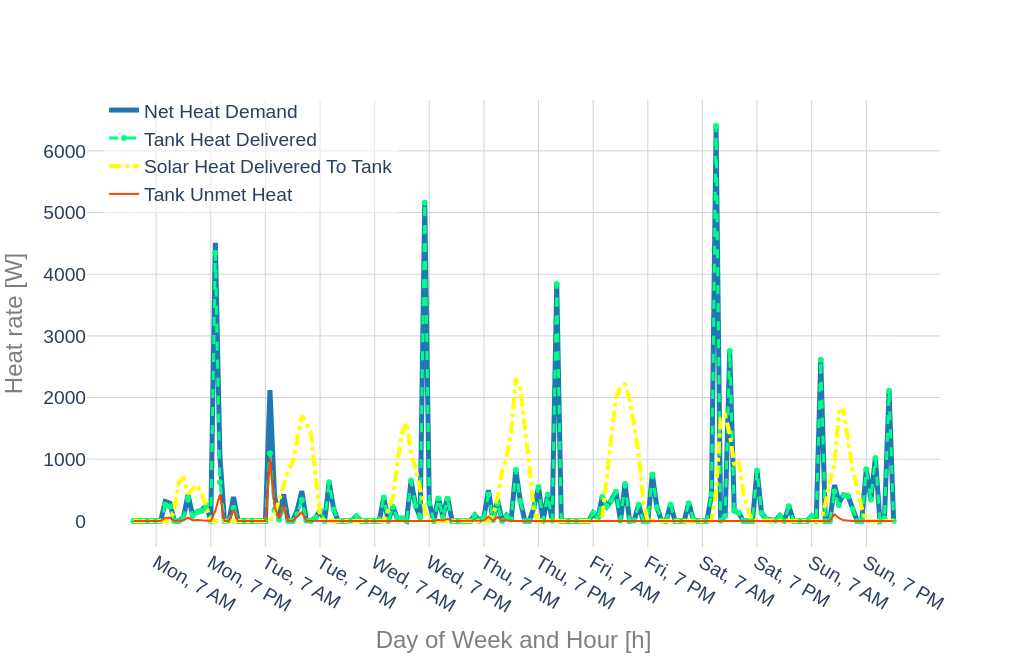

Write notebook code for a chart like this one.
### Code cell
print('month, day, hour:\nData starts at', ts_res_indiv_new_cold.loc[first_hour, ['month','day', 'hour']].transpose().values, 'and ends at',
ts_res_indiv_new_cold.loc[last_hour, ['month','day', 'hour']].transpose().values)

ts_res_indiv_new_cold['day_of_week']= calendar_df['day_of_week'].str[:3] + ', ' + calendar_df['am_pm']
title = ''

fig = Plot(data_headers = [r['q_dem'], r['q_del_tank'],r['q_del_sol'],r['q_unmet_tank']], \
                 outpath = path, save_image = True, title = title, # title = 'Individual SWH Retrofit' + ', Climate Zone ' + str(int(cold_cz)),
                 label_v = 'Heat rate [W]', label_h = 'Day of Week and Hour [h]', \
                 legend = True, duration_curve = False, margin_l = m_l, margin_b = m_b,\
                 notebook_mode = True, width = w, height = h, fontsize = f, legend_x = 0.02, legend_y = 1.02).\
            series(ts_res_indiv_new_cold.loc[first_hour + 1 : last_hour,\
                ['day_of_week', r['q_dem'], r['q_del_tank'],r['q_del_sol'],r['q_unmet_tank']]], \
                 index_in_a_column = 'day_of_week', xtickvals = ts_res_indiv_new_cold['day_of_week'].unique()[6::12], \
                 outfile = 'ts_res_indiv_new_cold.pdf', modes = ['lines', 'lines+markers', 'lines', 'lines'], \
                   dashes = ['solid','dash','dashdot','solid'], width=[5,3,4,2], \
                   colors = ['rgb(31, 119, 180)', 'rgb(0,255,127)', 'rgb(255,255,0)', 'rgb(255,69,0)'])

### Figure 1 — Plotly figure (JSON) as saved in the notebook; plotly's stock layout.template omitted (floating-point values rounded to 4 significant figures; data arrays with more than 128 entries replaced by an {"elided": "..."} marker saying what was removed)
{"data": [{"line": {"color": "rgb(31, 119, 180)", "dash": "solid", "width": 5}, "mode": "lines", "name": "Net Heat Demand", "type": "scatter", "x": {"elided": "168 str values"}, "y": {"elided": "168 float values"}}, {"line": {"color": "rgb(0,255,127)", "dash": "dash", "width": 3}, "mode": "lines+markers", "name": "Tank Heat Delivered", "type": "scatter", "x": {"elided": "168 str values"}, "y": {"elided": "168 float values"}}, {"line": {"color": "rgb(255,255,0)", "dash": "dashdot", "width": 4}, "mode": "lines", "name": "Solar Heat Delivered To Tank", "type": "scatter", "x": {"elided": "168 str values"}, "y": {"elided": "168 float values"}}, {"line": {"color": "rgb(255,69,0)", "dash": "solid", "width": 2}, "mode": "lines", "name": "Tank Unmet Heat", "type": "scatter", "x": {"elided": "168 str values"}, "y": {"elided": "168 float values"}}], "layout": {"font": {"family": "arial", "size": 24}, "height": 660, "legend": {"bgcolor": "rgba(255, 255, 255, 0.5)", "font": {"family": "arial", "size": 19.2}, "x": 0.02, "y": 1.02}, "margin": {"b": 60, "l": 60}, "plot_bgcolor": "white", "showlegend": true, "title": {"font": {"family": "arial", "size": 24}, "text": ""}, "width": 1020, "xaxis": {"autorange": true, "gridcolor": "lightgrey", "range": [-10.2, 177.2], "tickfont": {"size": 19.2}, "tickvals": ["Mon, 7 AM", "Mon, 7 PM", "Tue, 7 AM", "Tue, 7 PM", "Wed, 7 AM", "Wed, 7 PM", "Thu, 7 AM", "Thu, 7 PM", "Fri, 7 AM", "Fri, 7 PM", "Sat, 7 AM", "Sat, 7 PM", "Sun, 7 AM", "Sun, 7 PM"], "title": {"font": {"color": "#7f7f7f", "size": 24}, "text": "Day of Week and Hour [h]"}, "type": "category"}, "yaxis": {"autorange": true, "gridcolor": "lightgrey", "range": [-423.2, 6825.0], "tickfont": {"size": 19.2}, "title": {"font": {"color": "#7f7f7f", "size": 24}, "text": "Heat rate [W]"}, "type": "linear"}}}
